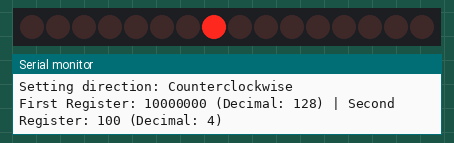
Recording of a sketch running on a simulated Arduino Uno, built with avr-gcc and run on an emulated ATmega328P. Parts: 16 shift-register outputs drawn as a row of LEDs (first output left, lit = HIGH), the last lines printed to the serial monitor. Wiring (inferred from the names in the program): 2 × shift register (74HC595): data pin 13; shift clock pin 12; latch pin 14. Wiring (inferred from the signals the program sends): row of LEDs: on Q0, Q1, Q2, Q3, Q4, Q5, Q6, Q7, Q8, Q9, Q10, Q11, Q12, Q13, Q14, Q15.

Above: at 0.5 s.
At 3.9 s:
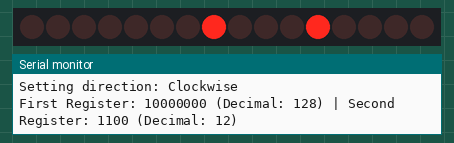
Timing chart, 0 to 5.2 s (numbered marks = the images above):
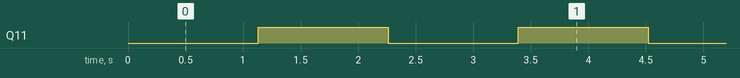

Measured:
- by itself, Q11: alternates HIGH for 1.1 s and LOW for 1.1 s

The sketch:

test_stepper_2reg.ino
```cpp
// Define pin connections for the shift registers
#define dataPin 13   // 74HC595 Data pin (DS)
#define clockPin 12  // 74HC595 Clock pin (SHCP)
#define latchPin 14  // 74HC595 Latch pin (STCP)

#define steps 100     // Number of steps per movement
#define stepDelay 5   // Minimal delay between steps (milliseconds)

// Variable to store the first shift register's value
uint8_t firstRegisterValue = 128;  // Binary: 10000000 (example value)

void setup() {
  Serial.begin(9600);  // Initialize serial communication for debugging

  // Set the shift register pins as outputs
  pinMode(dataPin, OUTPUT);
  pinMode(clockPin, OUTPUT);
  pinMode(latchPin, OUTPUT);

  // Initialize the first shift register with a predefined value
  digitalWrite(latchPin, LOW);
  shiftOut(dataPin, clockPin, MSBFIRST, 0);  // Second register initialized with 0
  shiftOut(dataPin, clockPin, MSBFIRST, firstRegisterValue);  // Load first register
  digitalWrite(latchPin, HIGH);
}

void loop() {
  // Move the stepper motor counterclockwise
  moveStepper(steps, 0);
  delay(500);  // Wait for half a second

  // Move the stepper motor clockwise
  moveStepper(steps, 1);
  delay(500);  // Wait for half a second
}

// Function to move the stepper motor a specified number of steps
void moveStepper(int stepCount, int dir) {
  Serial.print("Setting direction: ");
  Serial.println(dir == 1 ? "Clockwise" : "Counterclockwise");

  // Set direction before stepping
  sendToShiftRegisters(dir, 0);

  // Calculate second register value with initial state (STEP = 0)
  uint8_t secondRegisterData = (dir << 3) | (1 << 2);

  // Print the register values in binary and decimal
  Serial.print("First Register: ");
  Serial.print(firstRegisterValue, BIN);
  Serial.print(" (Decimal: ");
  Serial.print(firstRegisterValue, DEC);
  Serial.print(") | Second Register: ");
  Serial.print(secondRegisterData, BIN);
  Serial.print(" (Decimal: ");
  Serial.print(secondRegisterData, DEC);
  Serial.println(")");

  // Move the motor in a single sequence
  for (int i = 0; i < stepCount; i++) {
    sendStepPulse(dir);  // Send a step pulse
    delay(stepDelay);    // Small delay between steps
  }
}

// Function to send direction and step signals to the shift registers
void sendToShiftRegisters(int dir, int step) {
  uint8_t secondRegisterData = (dir << 3) | (step << 2);  // DIR at bit 3, STEP at bit 2

  digitalWrite(latchPin, LOW);  // Prepare to latch the data
  shiftOut(dataPin, clockPin, MSBFIRST, secondRegisterData);  // Send data to second register
  shiftOut(dataPin, clockPin, MSBFIRST, firstRegisterValue);  // Keep first register value
  digitalWrite(latchPin, HIGH);  // Update shift registers
}

// Function to generate step pulses properly by toggling the STEP pin
void sendStepPulse(int dir) {
  sendToShiftRegisters(dir, 1);  // Set STEP high
  delayMicroseconds(200);        // Hold STEP high for a short duration
  sendToShiftRegisters(dir, 0);  // Set STEP low
  delayMicroseconds(200);        // Hold STEP low to complete the pulse
}
```
